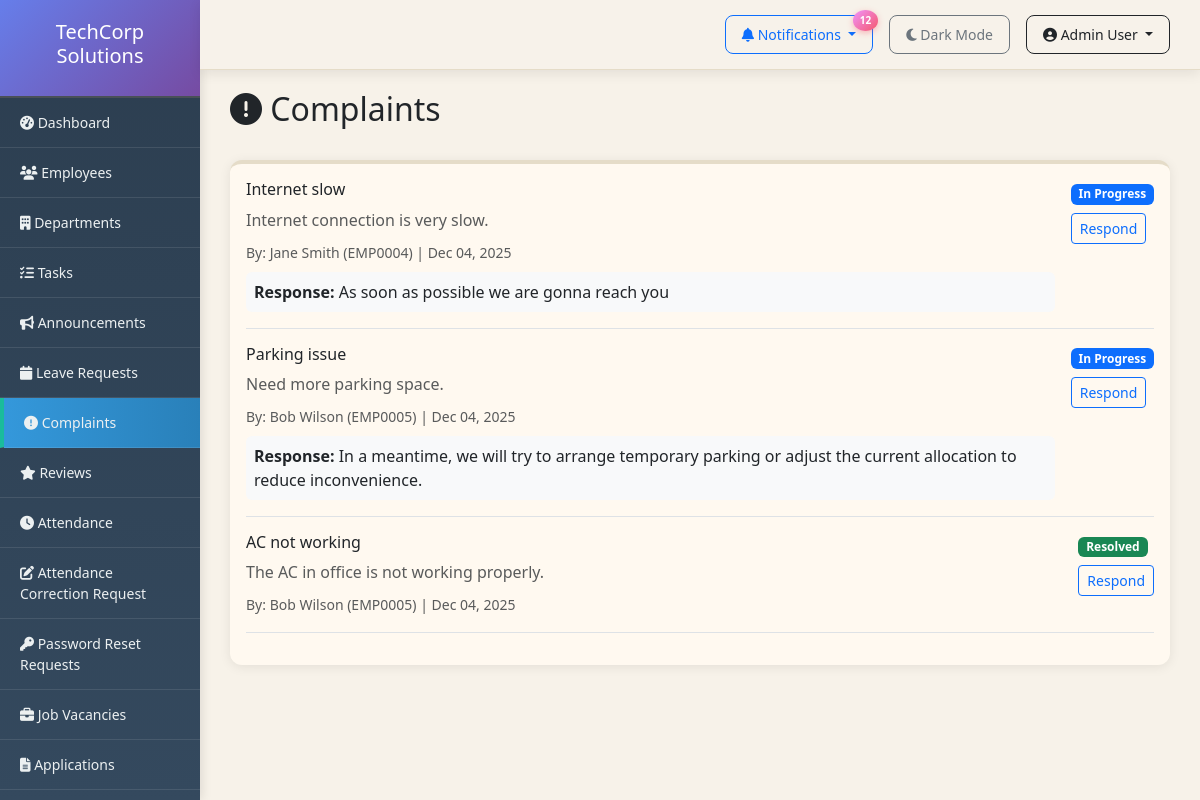
Page /admin-panel/complaints/ (signed in) on the committed database.
### employees/models.py (models this page shows, shortened)
class Complaint(models.Model):
    STATUS_CHOICES = [
        ('open', 'Open'),
        ('in_progress', 'In Progress'),
        ('resolved', 'Resolved'),
        ('closed', 'Closed'),
    ]
    employee = models.ForeignKey(Employee, on_delete=models.CASCADE)
    subject = models.CharField(max_length=200)
    description = models.TextField()
    status = models.CharField(max_length=20, choices=STATUS_CHOICES, default='open')
    is_anonymous = models.BooleanField(default=False)
    created_at = models.DateTimeField(auto_now_add=True)
    resolved_at = models.DateTimeField(null=True, blank=True)
    admin_response = models.TextField(blank=True)

class Employee(models.Model):
    user = models.OneToOneField(User, on_delete=models.CASCADE)
    employee_id = models.CharField(max_length=20, unique=True)
    department = models.ForeignKey(Department, on_delete=models.SET_NULL, null=True)
    role = models.ForeignKey(Role, on_delete=models.SET_NULL, null=True)
    phone = models.CharField(max_length=15)
    date_of_birth = models.DateField(null=True, blank=True)
    date_joined = models.DateField(default=timezone.now)
    address = models.TextField(blank=True)
    profile_picture = models.ImageField(upload_to='profiles/', blank=True)
    position = models.CharField(max_length=100, blank=True)
    is_manager = models.BooleanField(default=False)
    salary = models.DecimalField(max_digits=10, decimal_places=2, null=True, blank=True)
    theme_preference = models.CharField(max_length=10, choices=[('light', 'Light'), ('dark', 'Dark')], default='light')
    def __str__(self):
        return f"{self.user.get_full_name()} ({self.employee_id})"

### employees/views.py (the view)
# urls.py: path('admin-panel/complaints/', views.complaint_list, name='complaint_list'),
@login_required
@user_passes_test(is_admin)
def complaint_list(request):
    complaints = Complaint.objects.select_related('employee').order_by('-created_at')
    return render(request, 'admin/complaints.html', {'complaints': complaints})

### employees/context_processors.py (called while the page is built)
def notifications(request):
    context = {
        'pending_count': 0,
        'leave_count': 0,
        'correction_count': 0,
        'password_reset_count': 0,
    }
    if request.user.is_authenticated and request.user.is_staff:
        leave_count = Leave.objects.filter(status='pending').count()
        correction_count = AttendanceCorrection.objects.filter(status='pending').count()
        password_reset_count = PasswordResetRequest.objects.filter(status='pending').count()
        context.update({
            'leave_count': leave_count,
            'correction_count': correction_count,
            'password_reset_count': password_reset_count,
            'pending_count': leave_count + correction_count + password_reset_count,
        })
    return context

### employees/views.py (called while the page is built)
def is_admin(user):
    return user.is_staff or user.is_superuser

### employees/templates/admin/complaints.html (shortened to what this page needs)
{% extends 'base.html' %}
{% block content %}
<div class="d-flex justify-content-between align-items-center mb-4">
    <h2><i class="fas fa-exclamation-circle"></i> Complaints</h2>
</div>
<div class="card">
    <div class="card-body">
        {% if complaints %}
            {% for complaint in complaints %}
            <div class="border-bottom pb-3 mb-3">
                <div class="d-flex justify-content-between align-items-start">
                    <div class="flex-grow-1">
                        <h6>{{ complaint.subject }}</h6>
                        <p class="text-muted mb-2">{{ complaint.description|truncatechars:150 }}</p>
                        <small class="text-muted">
                            By: {% if not complaint.is_anonymous %}{{ complaint.employee }}{% else %}Anonymous{% endif %} |
                            {{ complaint.created_at|date:"M d, Y" }}
                        </small>
                        {% if complaint.admin_response %}
                        <div class="mt-2 p-2 bg-light rounded">
                            <strong>Response:</strong> {{ complaint.admin_response }}
                        </div>
                        {% endif %}
                    </div>
                    <div class="ms-3">
                        <span class="badge bg-{% if complaint.status == 'resolved' %}success{% elif complaint.status == 'in_progress' %}primary{% else %}danger{% endif %} mb-2">
                            {{ complaint.get_status_display }}
                        </span>
                        <br>
                        <a href="{% url 'complaint_respond' complaint.pk %}" class="btn btn-sm btn-outline-primary">Respond</a>
                    </div>
                </div>
            </div>
            {% endfor %}
        {% else %}
            <p class="text-muted text-center">No complaints found.</p>
        {% endif %}
    </div>
</div>
{% endblock %}

### employees/templates/base.html (shortened to what this page needs)
<!DOCTYPE html>
<html lang="en">
<head>
    <link href="https://cdn.jsdelivr.net/npm/bootstrap@5.3.0/dist/css/bootstrap.min.css" rel="stylesheet">
    <link rel="stylesheet" href="https://cdnjs.cloudflare.com/ajax/libs/font-awesome/6.4.0/css/all.min.css">
</head>
<body>
    <nav class="top-navbar d-flex justify-content-end align-items-center">
        {% if user.is_staff %}
        <div class="dropdown me-3">
            <button class="btn btn-sm btn-outline-primary dropdown-toggle" type="button" data-bs-toggle="dropdown">
                <i class="fas fa-bell"></i> Notifications
                {% if pending_count > 0 %}
                <span class="notification-badge">{{ pending_count }}</span>
                {% endif %}
            </button>
        </div>
        {% endif %}
        <a href="{% url 'toggle_theme' %}" class="btn btn-sm btn-outline-secondary me-3">
            {% if user.is_authenticated and user.employee.theme_preference == 'dark' %}
                <i class="fas fa-sun"></i> Light Mode
            {% else %}
                <i class="fas fa-moon"></i> Dark Mode
            {% endif %}
        </a>
        <div class="dropdown">
            <button class="btn btn-sm btn-outline-dark dropdown-toggle" type="button" data-bs-toggle="dropdown">
                <i class="fas fa-user-circle"></i> {{ user.get_full_name|default:user.username }}
            </button>
        </div>
    </nav>
    <div class="container-fluid">
        <div class="row">
            <div class="col-md-2 sidebar">
                <div class="logo-header">
                    <h5>TechCorp Solutions</h5>
                </div>
                {% if user.is_staff %}
                <a href="{% url 'admin_dashboard' %}"><i class="fas fa-tachometer-alt"></i> Dashboard</a>
                <a href="{% url 'employee_list' %}"><i class="fas fa-users"></i> Employees</a>
                <a href="{% url 'department_list' %}"><i class="fas fa-building"></i> Departments</a>
                <a href="{% url 'task_list' %}"><i class="fas fa-tasks"></i> Tasks</a>
                <a href="{% url 'announcement_list' %}"><i class="fas fa-bullhorn"></i> Announcements</a>
                <a href="{% url 'leave_requests' %}"><i class="fas fa-calendar"></i> Leave Requests</a>
                <a href="{% url 'complaint_list' %}"><i class="fas fa-exclamation-circle"></i> Complaints</a>
                <a href="{% url 'review_list' %}"><i class="fas fa-star"></i> Reviews</a>
                <a href="{% url 'admin_attendance_list' %}"><i class="fas fa-clock"></i> Attendance</a>
                <a href="{% url 'admin_correction_list' %}"><i class="fas fa-edit"></i> Attendance Correction Request</a>
                <a href="{% url 'admin_password_reset_list' %}"><i class="fas fa-key"></i> Password Reset Requests</a>
                <a href="{% url 'vacancy_list' %}"><i class="fas fa-briefcase"></i> Job Vacancies</a>
                <a href="{% url 'application_list' %}"><i class="fas fa-file-alt"></i> Applications</a>
                <a href="{% url 'admin_salary_management' %}"> Salary Management</a>
                {% endif %}
            </div>
            <div class="col-md-10 content">
                {% block content %}{% endblock %}
            </div>
        </div>
    </div>
</body>
</html>

### employees/templates/base.html (style rules this page uses)
* { transition: background-color 0.3s ease, color 0.3s ease; }
body { font-family: 'Segoe UI', Tahoma, Geneva, Verdana, sans-serif; }
.sidebar { position: fixed; top: 0; left: 0; height: 100vh; overflow-y: auto; background: linear-gradient(180deg, #2c3e50 0%, #34495e 100%) !important; padding: 0; width: 16.666667%; box-shadow: 2px 0 10px rgba(0,0,0,0.1); }
.sidebar a { color: #ecf0f1 !important; text-decoration: none; padding: 14px 20px; display: block; border-bottom: 1px solid rgba(255,255,255,0.1); transition: all 0.3s ease; font-size: 14px; }
.sidebar a.active { background: linear-gradient(90deg, #3498db 0%, #2980b9 100%) !important; border-left: 4px solid #1abc9c; padding-left: 20px; }
.sidebar .logo-header { background: linear-gradient(135deg, #667eea 0%, #764ba2 100%) !important; color: white !important; }
.content { padding: 30px; margin-top: 60px; margin-left: 16.666667%; background: #F7F2E9; min-height: calc(100vh - 60px); }
.card { background: #FFF9F0; backdrop-filter: blur(10px); border: none; border-top: 4px solid #E5DCC8; border-radius: 12px; box-shadow: 0 2px 12px rgba(0, 0, 0, 0.08); transition: transform 0.3s ease, box-shadow 0.3s ease; }
.logo-header { background: #2c3e50; color: white; padding: 20px; text-align: center; border-bottom: 2px solid #495057; }
.top-navbar { position: fixed; top: 0; right: 0; left: 16.666667%; z-index: 1000; background: rgba(247, 242, 233, 0.95); border-bottom: 1px solid #E5DCC8; padding: 15px 30px; box-shadow: 0 4px 12px rgba(0,0,0,0.08); backdrop-filter: blur(20px); }
.top-navbar .btn { border-radius: 8px; padding: 8px 16px; font-weight: 500; transition: all 0.3s ease; }
.notification-badge { position: absolute; top: -5px; right: -5px; background: linear-gradient(135deg, #f093fb 0%, #f5576c 100%); color: white; border-radius: 50%; padding: 3px 7px; font-size: 10px; font-weight: bold; box-shadow: 0 2px 6px rgba(245, 87, 108, 0.4); animation: pulse 2s infinite; }

### rows in the picture
Complaint: subject "Internet slow", description "Internet connection is very slow.", employee "Jane Smith (EMP0004)", created_at "Dec 04, 2025", admin_response "As soon as possible we are gonna reach you", status "In Progress"
Complaint: subject "Parking issue", description "Need more parking space.", employee "Bob Wilson (EMP0005)", created_at "Dec 04, 2025", admin_response "In a meantime, we will try to arrange temporary parking or adjust the current allocation to reduce inconvenience.", status "In Progress"
Complaint: subject "AC not working", description "The AC in office is not working properly.", employee "Bob Wilson (EMP0005)", created_at "Dec 04, 2025", status "Resolved"

### other values in the picture
{{ pending_count }} "12"
{{ user.get_full_name|default:user.username }} "Admin User"
